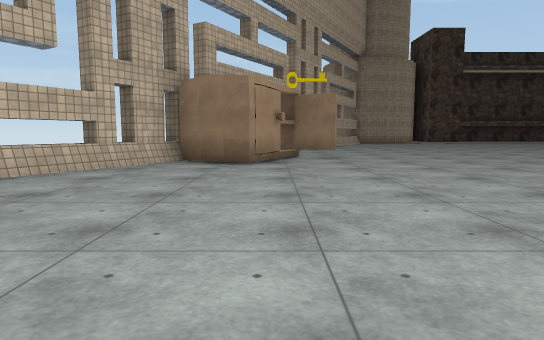
view 1 (above)

17 first-person views from a walk through a 3-D level made in the Unity game engine. The camera is 1.2 m above the floor, tilts 6° down and sees 75° across. The floor is counted in squares, 2 m on a side. Each view is taken from the middle of a square. On the plan, view 1 faces up. The plan holds only what a view shows up to about 10 squares ahead; the rest is blank. The place goes on beyond the plan. The player is left out. Some surface patterns are stand-ins.

view 2
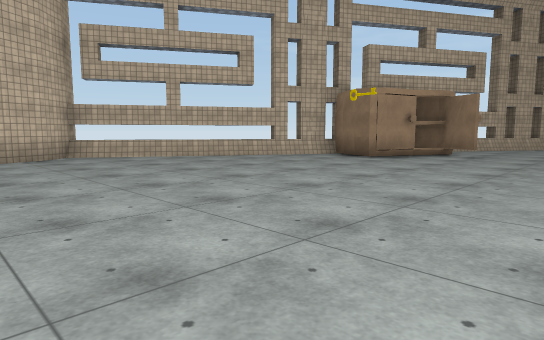

view 3
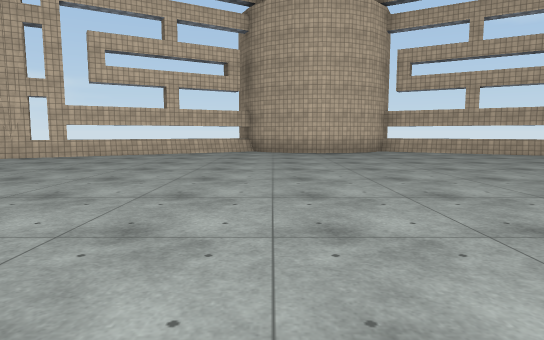

view 4
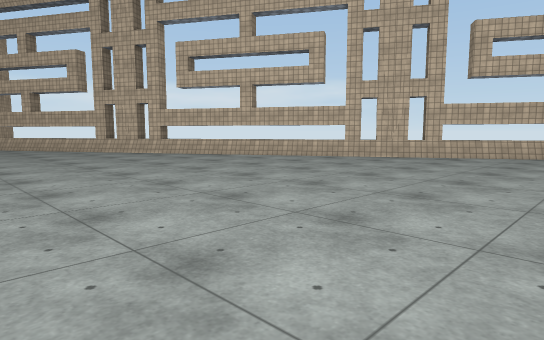

view 5
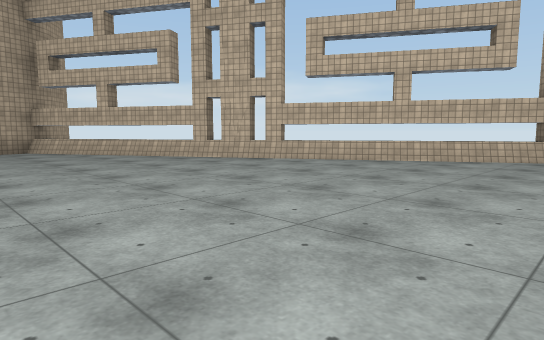

view 6
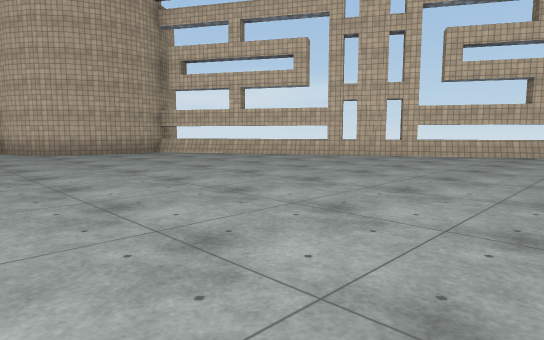

view 7
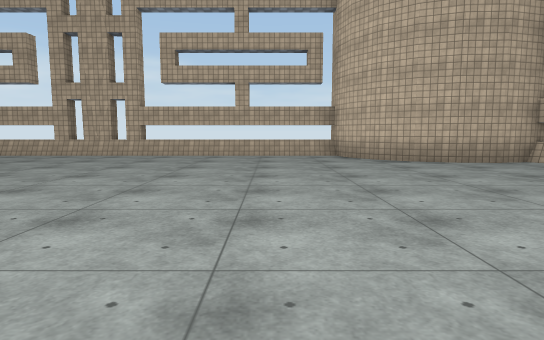

view 8
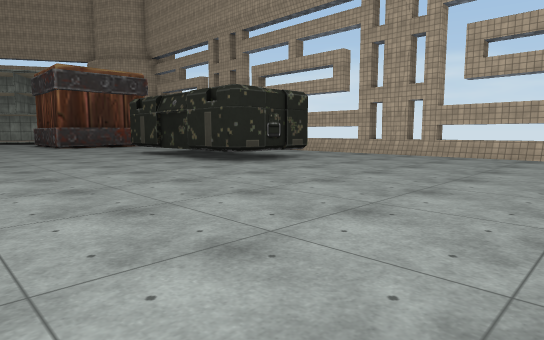

view 9
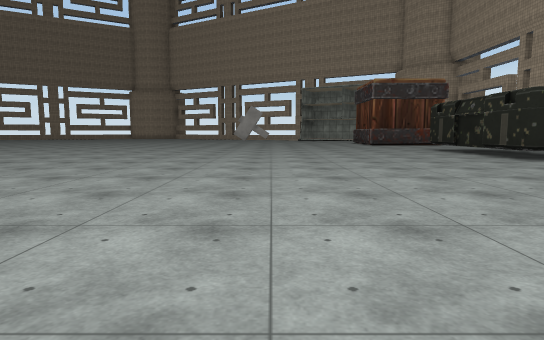

view 10
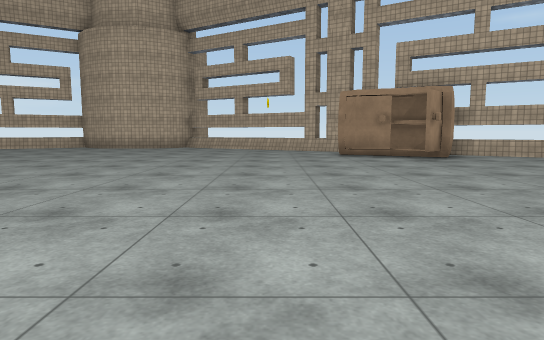

view 11
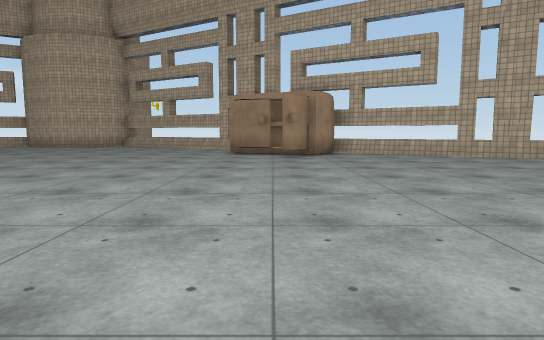

view 12
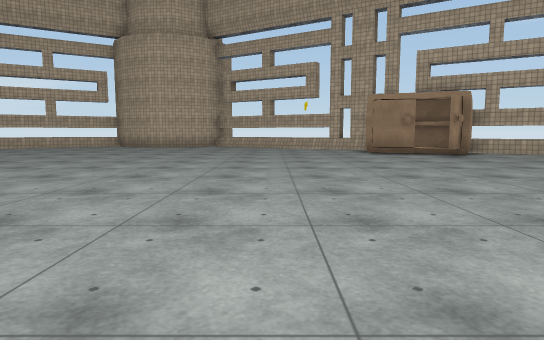

view 13
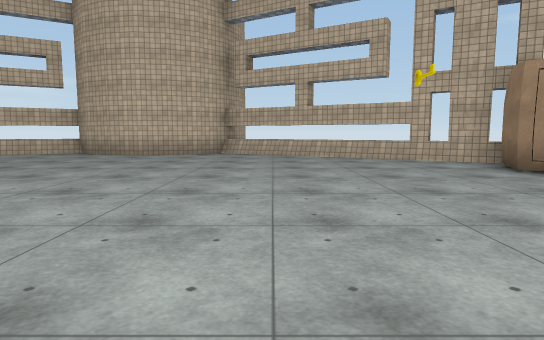

view 14
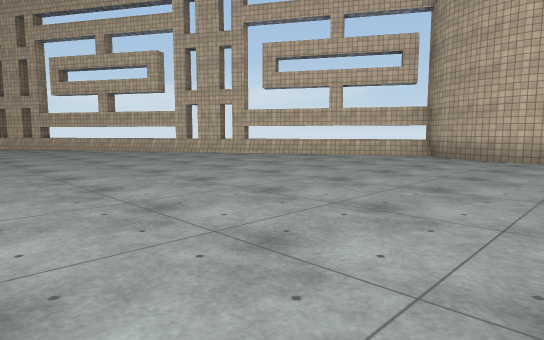

view 15
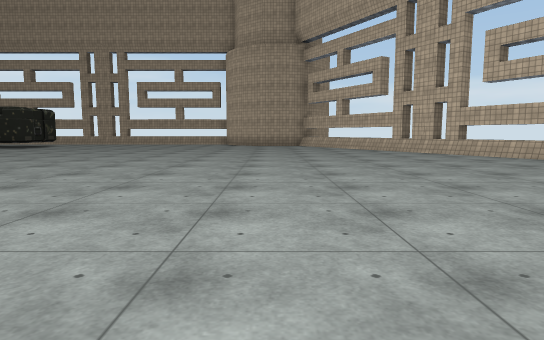

view 16
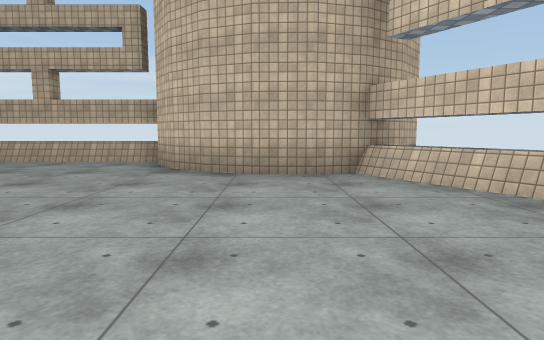

view 17
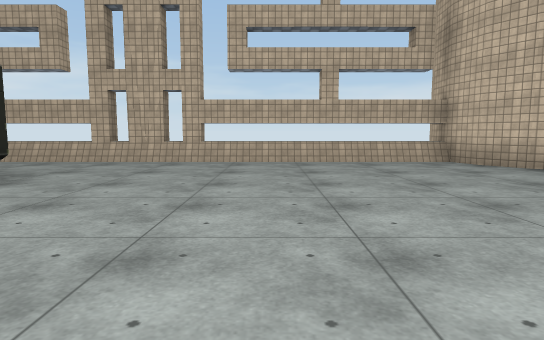

### Floor plan
Points are (right, up) in squares from view 1. A wall is a line through its corners. A room is listed if a view was taken in it or the views show most of it. See-through windows are left out.
Room 1 (views 1, 2, 3, 4, 5, 6, 7, 8, 9, 10, 11, 12, 13, 14, 15, 16, 17)
walls: (-2.7, -7.5) (-3.2, -7.7); (0.9, -14.7) (1.3, -14.5); (17.5, -17.5) (19.8, -17.5); (1.4, -15.7) (1.8, -15.5) (4.6, -20.3) (5.4, -20.1) (6.3, -20.1) (7, -20.4) (7.7, -20.9) (8.1, -21.6) (8.3, -22.4); (15.6, -19.9) (15.6, -17.5) (17.4, -17.5); (-5.6, -2.7) (1.7, -15.3); (-2, 7.7) (-2.4, 8); (-2, 7.8) (-5.5, 1.6) (-4.9, 1) (-4.6, 0.3) (-4.4, -0.5) (-4.6, -1.4) (-4.9, -2.1) (-5.5, -2.7) (-6.1, -3); (-3.2, 6.7) (-2.8, 6.4); (8.3, -22.5) (17.6, -22.5); (0.2, 11.6) (-0.8, 9.9)
objects: other object (-1, 7) to (1, 9)

Positions as (right, up) in squares from view 1, and headings:
1: (0, 0), facing up
2: (4, -1), facing up-left
3: (6, -2), facing left
4: (6, -4), facing down-left
5: (7, -8), facing down-left
6: (10, -10), facing down-left
7: (10, -13), facing down
8: (10, -13), facing down-right
9: (8, -12), facing right
10: (9, 5), facing left
11: (10, 8), facing left
12: (10, 4), facing left
13: (5, 3), facing left
14: (4, 1), facing down-left
15: (6, -4), facing down
16: (6, -15), facing down
17: (12, -15), facing down
